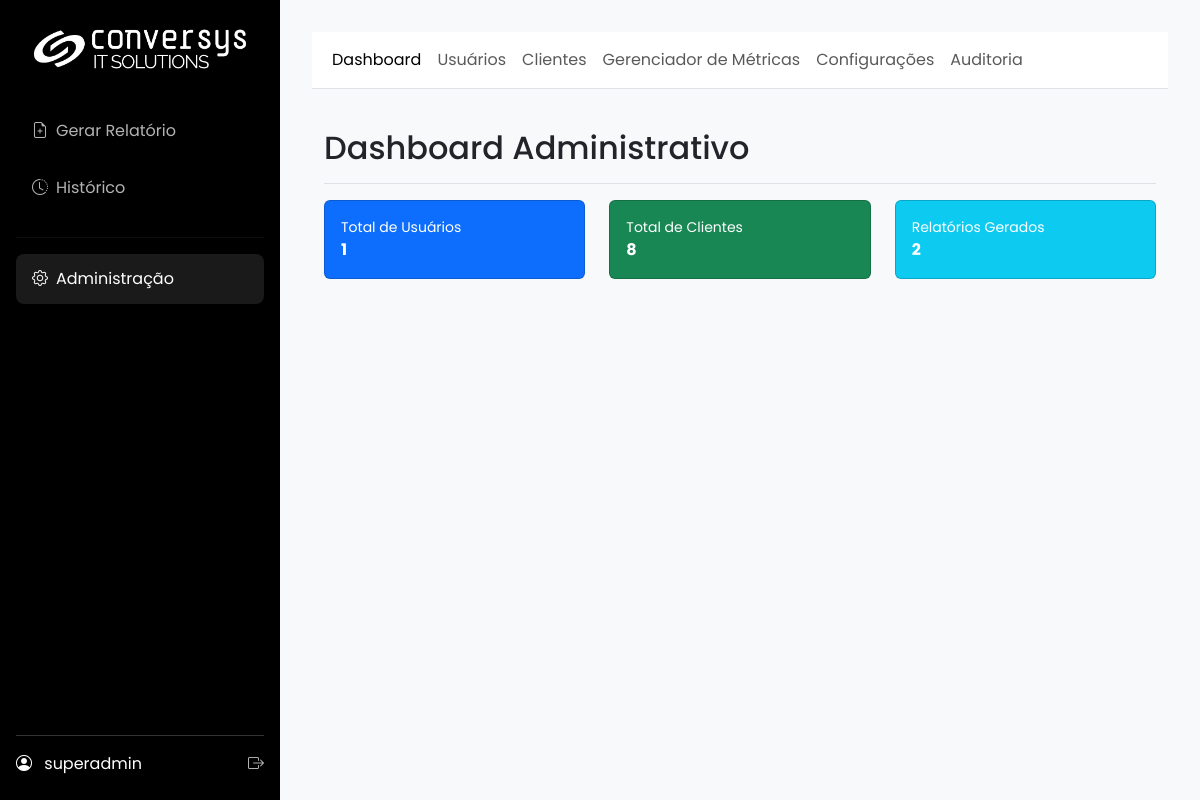
The page /admin/ (signed in) on the database its author committed.
### app/models.py (models this page shows, shortened)
class SystemConfig(db.Model):
    id = db.Column(db.Integer, primary_key=True)
    company_name = db.Column(db.String(100), default="Conversys IT Solutions")
    footer_text = db.Column(db.String(255), default=f"Conversys IT Solutions Copyright {dt.datetime.now().year} – Todos os direitos Reservados | Política de privacidade")
    primary_color = db.Column(db.String(7), default="#2c3e50")
    secondary_color = db.Column(db.String(7), default="#3498db")
    logo_dark_bg_path = db.Column(db.String(255), nullable=True)
    logo_light_bg_path = db.Column(db.String(255), nullable=True)
    login_background_path = db.Column(db.String(255), nullable=True)
    default_cover_path = db.Column(db.String(255), nullable=True)
    color_scheme = db.Column(db.String(10), default="light")
    color_bg_main = db.Column(db.String(7), default="#f8f9fa")
    color_bg_card = db.Column(db.String(7), default="#ffffff")
    color_text_light = db.Column(db.String(7), default="#212529")
    color_border = db.Column(db.String(7), default="#dee2e6")
    login_media_path = db.Column(db.String(255), nullable=True)
    report_cover_path = db.Column(db.String(255), nullable=True)
    report_final_page_path = db.Column(db.String(255), nullable=True)

class User(UserMixin, db.Model):
    id = db.Column(db.Integer, primary_key=True)
    username = db.Column(db.String(64), index=True, unique=True)
    email = db.Column(db.String(120), index=True, unique=True)
    password_hash = db.Column(db.String(256))
    role_id = db.Column(db.Integer, db.ForeignKey('role.id'))
    reports = db.relationship('Report', backref='user', lazy='dynamic')
    clients = db.relationship('Client', secondary=user_client_association, back_populates='users')
    def has_role(self, role_name):
        return self.role.name == role_name

### app/admin/routes.py (the view)
@admin.route('/')
@admin_required
def dashboard():
    rid = _ensure_request_id()
    _log_debug("Acessando dashboard do admin")
    try:
        stats = {
            'users': User.query.count(),
            'clients': Client.query.count(),
            'reports': Report.query.count()
        }
        _log_debug("Estatísticas carregadas", **stats)
    except Exception as e:
        current_app.logger.error(
            f"[{rid}] Erro ao carregar estatísticas do dashboard: {e}", exc_info=True
        )
        stats = {'users': 0, 'clients': 0, 'reports': 0}
        flash('Não foi possível carregar as estatísticas do dashboard.', 'warning')
    return render_template('admin/dashboard.html', title="Dashboard", stats=stats)

### app/__init__.py (called while the page is built)
@login_manager.user_loader
def load_user(user_id):
    from .models import User
    return db.session.get(User, int(user_id))

def _ensure_request_id():
    rid = getattr(g, "request_id", None)
    if not rid:
        rid = uuid.uuid4().hex
        g.request_id = rid
    return rid

### app/admin/routes.py (called while the page is built)
def _ensure_request_id():
    if not getattr(g, "request_id", None):
        g.request_id = uuid.uuid4().hex
    return g.request_id

def _log_debug(msg, **extra):
    rid = _ensure_request_id()
    payload = {"rid": rid, **extra}
    try:
        current_app.logger.debug(f"{msg} | {payload}")
    except Exception:
        print(f"DEBUG {msg} | {payload}")

### app/main/routes.py (called while the page is built, shortened)
@main.before_app_request
def before_request_func():
    cfg = SystemConfig.query.first()
    g.sys_config = cfg

### app/utils.py (called while the page is built)
def admin_required(f):
    @wraps(f)
    @login_required
    def decorated_function(*args, **kwargs):
        if not (current_user.has_role('admin') or current_user.has_role('super_admin')):
            flash('Acesso negado. Você não tem permissão para acessar esta área.', 'danger')
            return redirect(url_for('main.gerar_form'))
        return f(*args, **kwargs)
    return decorated_function

### app/templates/admin/dashboard.html (shortened to what this page needs)
{% extends 'admin/base.html' %}
{% block admin_content %}
<div class="container-fluid">
    <div class="d-flex justify-content-between flex-wrap flex-md-nowrap align-items-center pt-3 pb-2 mb-3 border-bottom">
        <h1 class="h2">Dashboard Administrativo</h1>
    </div>
    <div class="row">
        <div class="col-md-4 mb-4">
            <div class="card text-white bg-primary h-100">
                <div class="card-body">
                    <div class="d-flex justify-content-between align-items-center">
                        <div class="me-3">
                            <div class="text-white-75 small">Total de Usuários</div>
                            <div class="text-lg fw-bold">{{ stats.users }}</div>
                        </div>
                    </div>
                </div>
            </div>
        </div>
        <div class="col-md-4 mb-4">
            <div class="card text-white bg-success h-100">
                <div class="card-body">
                    <div class="d-flex justify-content-between align-items-center">
                        <div class="me-3">
                            <div class="text-white-75 small">Total de Clientes</div>
                            <div class="text-lg fw-bold">{{ stats.clients }}</div>
                        </div>
                    </div>
                </div>
            </div>
        </div>
        <div class="col-md-4 mb-4">
            <div class="card text-white bg-info h-100">
                <div class="card-body">
                    <div class="d-flex justify-content-between align-items-center">
                        <div class="me-3">
                            <div class="text-white-75 small">Relatórios Gerados</div>
                            <div class="text-lg fw-bold">{{ stats.reports }}</div>
                        </div>
                    </div>
                </div>
            </div>
        </div>
    </div>
</div>
{% endblock %}

### app/templates/base.html (shortened to what this page needs)
<!DOCTYPE html>
<html lang="pt-br" data-bs-theme="{{ g.sys_config.color_scheme | default('dark') }}">
<head>
    <link href="https://cdn.jsdelivr.net/npm/bootstrap@5.3.3/dist/css/bootstrap.min.css" rel="stylesheet">
    <link rel="stylesheet" href="https://cdn.jsdelivr.net/npm/bootstrap-icons@1.11.3/font/bootstrap-icons.min.css">
</head>
<body>
    <div class="d-flex">
        <div class="sidebar">
            <a href="{{ url_for('main.index') }}" class="logo">
                {% if g.sys_config.logo_dark_bg_path %}
                    <img src="{{ url_for('main.uploaded_file', filename=g.sys_config.logo_dark_bg_path) }}" alt="Logo">
                {% else %}
                    <span>{{ g.sys_config.company_name }}</span>
                {% endif %}
            </a>
            <ul class="nav flex-column">
                <li><a href="{{ url_for('main.gerar_form') }}" class="nav-link {% if request.endpoint == 'main.gerar_form' %}active{% endif %}"><i class="bi bi-file-earmark-plus me-2"></i>Gerar Relatório</a></li>
                <li><a href="{{ url_for('main.history') }}" class="nav-link {% if request.endpoint == 'main.history' %}active{% endif %}"><i class="bi bi-clock-history me-2"></i>Histórico</a></li>
                {% if current_user.has_role('admin') or current_user.has_role('super_admin') %}
                <hr style="border-color: rgba(255,255,255,0.2);">
                <li><a href="{{ url_for('admin.dashboard') }}" class="nav-link {% if 'admin.' in request.endpoint %}active{% endif %}"><i class="bi bi-gear me-2"></i>Administração</a></li>
                {% endif %}
            </ul>
            <div class="user-info">
                <div class="d-flex justify-content-between align-items-center">
                    <div>
                        <i class="bi bi-person-circle me-2"></i>
                        <span>{{ current_user.username }}</span>
                    </div>
                    <a href="{{ url_for('auth.logout') }}" title="Sair"><i class="bi bi-box-arrow-right"></i></a>
                </div>
            </div>
        </div>
        <div class="main-content flex-grow-1">
            {% block content %}{% endblock %}
        </div>
    </div>
</body>
</html>

### rows shown on the page
SystemConfig: logo_dark_bg_path (picture)
User: username "superadmin"

### other values the page prints
{{ stats.users }} "1"
{{ stats.clients }} "8"
{{ stats.reports }} "2"
